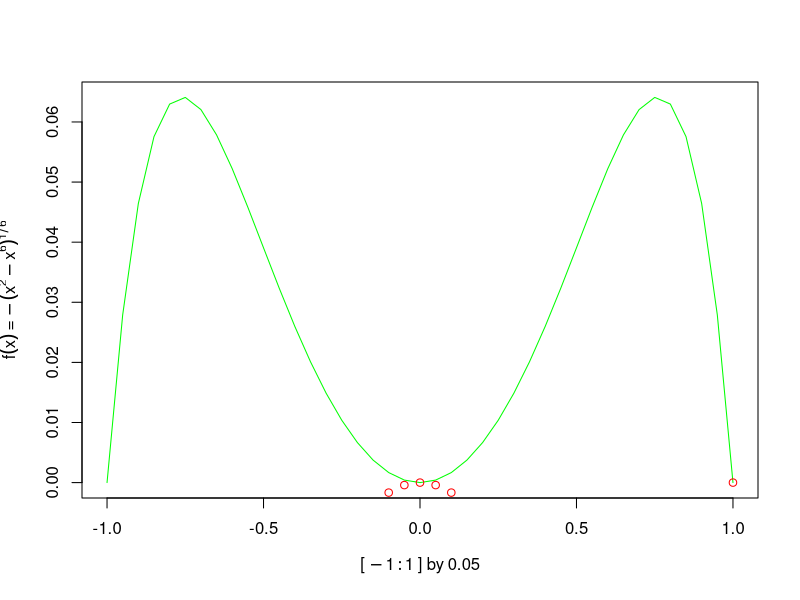

R code for this plot:
#Ejercicio b. De momento error
png("Grafica ejercicio b")
plot(seq(-1,1,0.05),((seq(-1,1,0.05)^2-seq(-1,1,0.05)^6)^1/6),
     col="green",type = "l",
     xlab = expression("["~-1:1~"]"~by~0.05),
     ylab = expression(f(x)~"="~-(x^{2}-x^{6})^{1/6}))
par(mar=c(5,6,4,2)+.1)
points(seq(-1,1,0.05),(-(seq(-1,1,0.05)^2-seq(-1,1,0.05)^6)^1/6),col="red")
dev.off()
